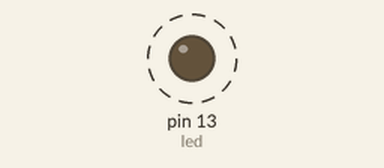
Simulated run of this sketch. Board: Arduino Uno, built with avr-gcc and run on an emulated ATmega328P. Parts: output pins drawn as LEDs (lit = HIGH). Dashed ring = blinking.

Above: at 0.15 s.
Timing chart, 0 to 3.0 s (numbered marks = the images above):
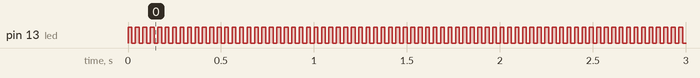

Measured:
- by itself, pin 13 (led): alternates HIGH for 0.02 s and LOW for 0.02 s

The sketch:

sketch_variable.ino
```cpp
int led = 13;
int time = 20;

void setup() {
  pinMode(led, OUTPUT);
}

void loop() {
  digitalWrite(led, HIGH);
  delay(time);
  digitalWrite(led, LOW);
  delay(time);
}
```
